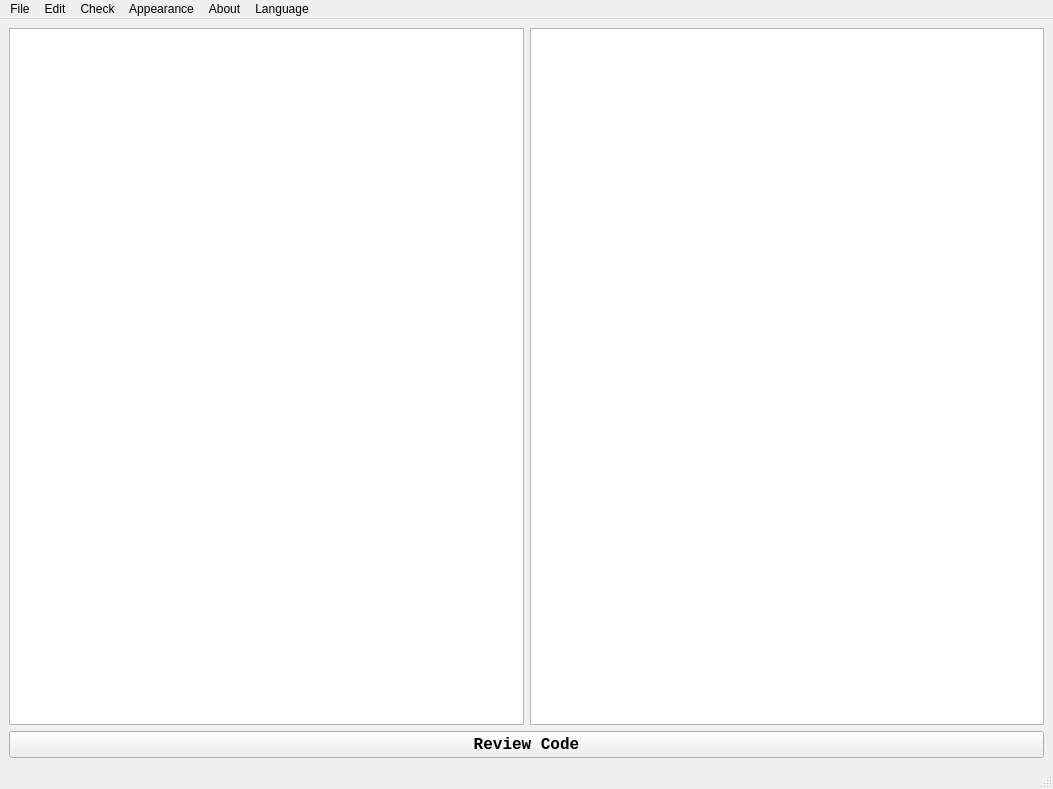
<?xml version="1.0" encoding="UTF-8"?>
<ui version="4.0">
 <class>MainWindow</class>
 <widget class="QMainWindow" name="MainWindow">
  <property name="geometry">
   <rect>
    <x>0</x>
    <y>0</y>
    <width>1053</width>
    <height>789</height>
   </rect>
  </property>
  <property name="windowTitle">
   <string>rECode Error Solver | Powered By OpenAI</string>
  </property>
  <widget class="QWidget" name="centralwidget">
   <layout class="QGridLayout" name="gridLayout">
    <item row="0" column="1">
     <widget class="QTextEdit" name="textEdit">
      <property name="enabled">
       <bool>true</bool>
      </property>
      <property name="font">
       <font>
        <family>Consolas</family>
        <pointsize>13</pointsize>
       </font>
      </property>
      <property name="mouseTracking">
       <bool>true</bool>
      </property>
      <property name="html">
       <string>&lt;!DOCTYPE HTML PUBLIC &quot;-//W3C//DTD HTML 4.0//EN&quot; &quot;http://www.w3.org/TR/REC-html40/strict.dtd&quot;&gt;
&lt;html&gt;&lt;head&gt;&lt;meta name=&quot;qrichtext&quot; content=&quot;1&quot; /&gt;&lt;style type=&quot;text/css&quot;&gt;
p, li { white-space: pre-wrap; }
&lt;/style&gt;&lt;/head&gt;&lt;body style=&quot; font-family:'Consolas'; font-size:13pt; font-weight:400; font-style:normal;&quot;&gt;
&lt;p style=&quot;-qt-paragraph-type:empty; margin-top:0px; margin-bottom:0px; margin-left:0px; margin-right:0px; -qt-block-indent:0; text-indent:0px; font-size:7.8pt;&quot;&gt;&lt;br /&gt;&lt;/p&gt;&lt;/body&gt;&lt;/html&gt;</string>
      </property>
     </widget>
    </item>
    <item row="0" column="2">
     <widget class="QTextEdit" name="textEdit_2">
      <property name="font">
       <font>
        <family>Consolas</family>
        <pointsize>13</pointsize>
       </font>
      </property>
      <property name="autoFillBackground">
       <bool>true</bool>
      </property>
     </widget>
    </item>
    <item row="1" column="1" colspan="2">
     <widget class="QPushButton" name="ReviewCode">
      <property name="font">
       <font>
        <family>Consolas</family>
        <pointsize>12</pointsize>
        <weight>75</weight>
        <bold>true</bold>
       </font>
      </property>
      <property name="text">
       <string>Review Code</string>
      </property>
      <property name="default">
       <bool>false</bool>
      </property>
     </widget>
    </item>
   </layout>
  </widget>
  <widget class="QMenuBar" name="menubar">
   <property name="geometry">
    <rect>
     <x>0</x>
     <y>0</y>
     <width>1053</width>
     <height>26</height>
    </rect>
   </property>
   <widget class="QMenu" name="menuFile">
    <property name="title">
     <string>File</string>
    </property>
    <addaction name="actionNew"/>
    <addaction name="actionOpen"/>
    <addaction name="separator"/>
    <addaction name="actionSave"/>
    <addaction name="actionSave_as"/>
   </widget>
   <widget class="QMenu" name="menuEdit">
    <property name="title">
     <string>Edit</string>
    </property>
    <addaction name="actionUndo"/>
    <addaction name="actionRedo"/>
    <addaction name="separator"/>
    <addaction name="actionCut"/>
    <addaction name="actionCopy"/>
    <addaction name="actionPaste"/>
   </widget>
   <widget class="QMenu" name="menuAppearance">
    <property name="title">
     <string>Appearance</string>
    </property>
    <addaction name="actionSet_Dark_Mode"/>
    <addaction name="actionSet_Light_Mode"/>
    <addaction name="separator"/>
    <addaction name="actionIncrease_Font_Size"/>
    <addaction name="actionDecrease_Font_Size"/>
   </widget>
   <widget class="QMenu" name="menuAbout">
    <property name="title">
     <string>About</string>
    </property>
    <addaction name="actionAbout_Creator"/>
   </widget>
   <widget class="QMenu" name="menuCheck">
    <property name="title">
     <string>Check</string>
    </property>
    <addaction name="actionCheck_For_Error"/>
    <addaction name="actionSearch_For_Error_Code"/>
    <addaction name="separator"/>
    <addaction name="actionUpload_Code_to_Pastebin"/>
   </widget>
   <widget class="QMenu" name="menuLanguage">
    <property name="title">
     <string>Language</string>
    </property>
    <addaction name="actionPython"/>
    <addaction name="actionC"/>
    <addaction name="actionC_2"/>
    <addaction name="actionHTML"/>
    <addaction name="actionCSS"/>
    <addaction name="actionJavaScript"/>
    <addaction name="separator"/>
    <addaction name="actionCheck_only_one_Box"/>
   </widget>
   <addaction name="menuFile"/>
   <addaction name="menuEdit"/>
   <addaction name="menuCheck"/>
   <addaction name="menuAppearance"/>
   <addaction name="menuAbout"/>
   <addaction name="menuLanguage"/>
  </widget>
  <widget class="QStatusBar" name="statusbar"/>
  <action name="actionSet_Dark_Mode">
   <property name="text">
    <string>Set Dark Mode</string>
   </property>
  </action>
  <action name="actionSet_Light_Mode">
   <property name="text">
    <string>Set Light Mode</string>
   </property>
  </action>
  <action name="actionUndo">
   <property name="text">
    <string>Undo</string>
   </property>
   <property name="shortcut">
    <string>Ctrl+Z</string>
   </property>
  </action>
  <action name="actionRedo">
   <property name="text">
    <string>Redo</string>
   </property>
   <property name="shortcut">
    <string>Ctrl+Y</string>
   </property>
  </action>
  <action name="actionNew">
   <property name="text">
    <string>New</string>
   </property>
   <property name="statusTip">
    <string/>
   </property>
   <property name="shortcut">
    <string>Ctrl+N</string>
   </property>
  </action>
  <action name="actionOpen">
   <property name="text">
    <string>Open</string>
   </property>
   <property name="shortcut">
    <string>Ctrl+O</string>
   </property>
  </action>
  <action name="actionSave">
   <property name="text">
    <string>Save</string>
   </property>
   <property name="shortcut">
    <string>Ctrl+S</string>
   </property>
  </action>
  <action name="actionSave_as">
   <property name="text">
    <string>Save as</string>
   </property>
   <property name="shortcut">
    <string>Ctrl+Shift+S</string>
   </property>
  </action>
  <action name="actionCut">
   <property name="text">
    <string>Cut</string>
   </property>
   <property name="shortcut">
    <string>Ctrl+X</string>
   </property>
  </action>
  <action name="actionCopy">
   <property name="text">
    <string>Copy</string>
   </property>
   <property name="shortcut">
    <string>Ctrl+C</string>
   </property>
  </action>
  <action name="actionPaste">
   <property name="text">
    <string>Paste</string>
   </property>
   <property name="shortcut">
    <string>Ctrl+V</string>
   </property>
  </action>
  <action name="actionIncrease_Font_Size">
   <property name="text">
    <string>Increase Font Size</string>
   </property>
  </action>
  <action name="actionDecrease_Font_Size">
   <property name="text">
    <string>Decrease Font Size</string>
   </property>
  </action>
  <action name="actionAbout_Creator">
   <property name="text">
    <string>About Creator</string>
   </property>
  </action>
  <action name="actionCheck_For_Error">
   <property name="text">
    <string>Check For Error</string>
   </property>
  </action>
  <action name="actionSearch_For_Error_Code">
   <property name="text">
    <string>Search For Error Codes</string>
   </property>
  </action>
  <action name="actionUpload_Code_to_Pastebin">
   <property name="text">
    <string>Upload Code to Pastebin</string>
   </property>
  </action>
  <action name="actionPython">
   <property name="checkable">
    <bool>true</bool>
   </property>
   <property name="text">
    <string>Python</string>
   </property>
  </action>
  <action name="actionC">
   <property name="checkable">
    <bool>true</bool>
   </property>
   <property name="text">
    <string>C</string>
   </property>
  </action>
  <action name="actionC_2">
   <property name="checkable">
    <bool>true</bool>
   </property>
   <property name="text">
    <string>C++</string>
   </property>
  </action>
  <action name="actionHTML">
   <property name="checkable">
    <bool>true</bool>
   </property>
   <property name="text">
    <string>HTML</string>
   </property>
  </action>
  <action name="actionCSS">
   <property name="checkable">
    <bool>true</bool>
   </property>
   <property name="text">
    <string>CSS</string>
   </property>
  </action>
  <action name="actionJavaScript">
   <property name="checkable">
    <bool>true</bool>
   </property>
   <property name="text">
    <string>JavaScript</string>
   </property>
  </action>
  <action name="actionCheck_only_one_Box">
   <property name="text">
    <string>Check only one Box</string>
   </property>
  </action>
 </widget>
 <resources/>
 <connections/>
</ui>
